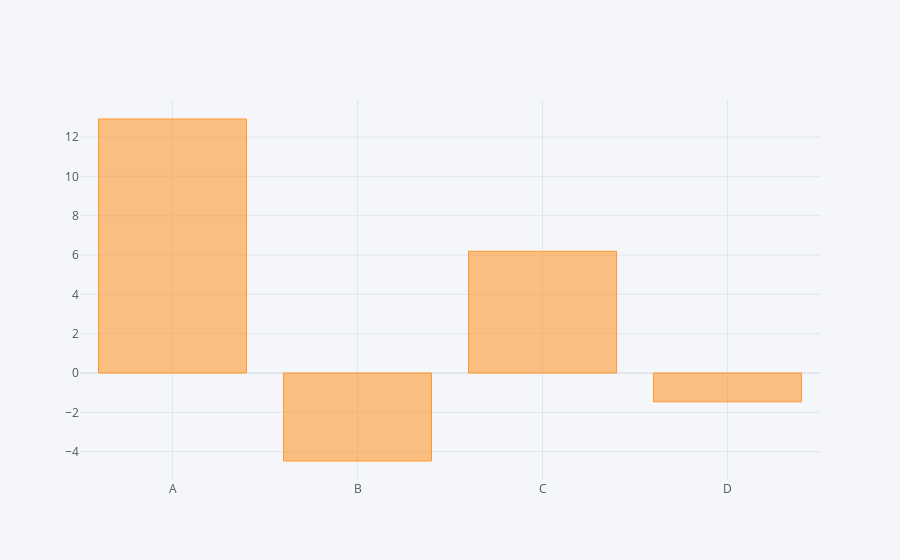

Source (notebook cell):
### Code cell
df.sum().iplot(kind = 'bar') #Plotting df by summing accross the columns for each Category

### Figure 1 — Plotly figure (JSON) as saved in the notebook; plotly's stock layout.template omitted (floating-point values rounded to 4 significant figures)
{"data": [{"marker": {"color": "rgba(255, 153, 51, 0.6)", "line": {"color": "rgba(255, 153, 51, 1.0)", "width": 1}}, "name": "None", "orientation": "v", "text": "", "type": "bar", "x": ["A", "B", "C", "D"], "y": [12.92, -4.474, 6.191, -1.465]}], "layout": {"legend": {"bgcolor": "#F5F6F9", "font": {"color": "#4D5663"}}, "paper_bgcolor": "#F5F6F9", "plot_bgcolor": "#F5F6F9", "title": {"font": {"color": "#4D5663"}}, "xaxis": {"gridcolor": "#E1E5ED", "showgrid": true, "tickfont": {"color": "#4D5663"}, "title": {"font": {"color": "#4D5663"}, "text": ""}, "zerolinecolor": "#E1E5ED"}, "yaxis": {"gridcolor": "#E1E5ED", "showgrid": true, "tickfont": {"color": "#4D5663"}, "title": {"font": {"color": "#4D5663"}, "text": ""}, "zerolinecolor": "#E1E5ED"}}}
